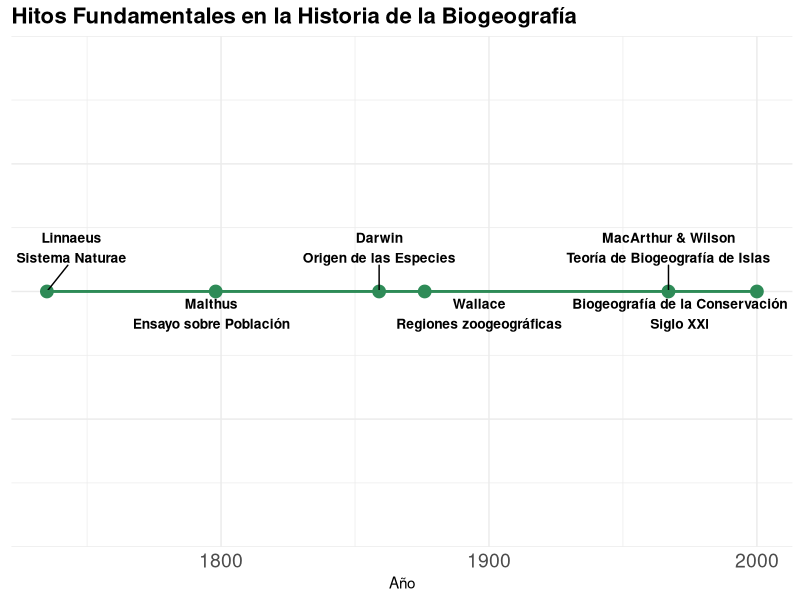

This chart was generated by the following R code:
## ---- chunk 1
options(htmltools.dir.version = FALSE)
knitr::opts_chunk$set(
  fig.width = 12, 
  fig.height = 8, 
  fig.retina = 3,
  out.width = "100%",
  cache = TRUE,
  echo = FALSE,
  message = FALSE, 
  warning = FALSE
)
library(ggplot2)
library(dplyr)
library(knitr)
library(ggrepel)
## ---- chunk 2
timeline_data <- data.frame(
  Year = c(1735, 1798, 1859, 1876, 1967, 2000),
  Event = c(
    "Linnaeus\nSistema Naturae",
    "Malthus\nEnsayo sobre Población",
    "Darwin\nOrigen de las Especies",
    "Wallace\nRegiones zoogeográficas",
    "MacArthur & Wilson\nTeoría de Biogeografía de Islas",
    "Biogeografía de la Conservación\nSiglo XXI"
  )
)

ggplot(timeline_data, aes(x = Year, y = 1)) +
  geom_point(size = 4, color = "#2E8B57") +
  geom_text_repel(aes(label = Event), vjust = -1, size = 3.5, fontface = "bold") +
  geom_line(color = "#2E8B57", size = 1) +
  theme_minimal() +
  theme(axis.text.y = element_blank(),
        axis.ticks.y = element_blank(),
        axis.title.y = element_blank(),
        axis.text.x = element_text(size = 14),
        plot.title = element_text(size = 16, face = "bold")) +
  labs(title = "Hitos Fundamentales en la Historia de la Biogeografía",
       x = "Año")
